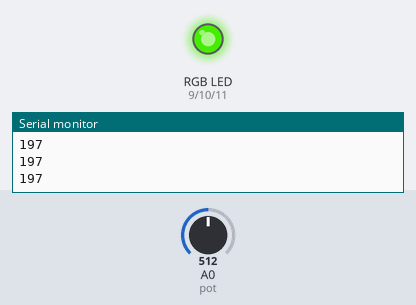
Bench run of a sketch on a simulated Arduino Uno, built with avr-gcc and run on an emulated ATmega328P. Parts: an RGB LED mixed from three pins (HIGH = lit), the last lines printed to the serial monitor. The test bench sets the inputs (shaded band); at power-on: A0 (pot) = 512. Dim RGB values are drawn brighter than linear.

Above: at 1.2 s.
1.3 s: A0 (pot) set to 716
At 2.2 s:
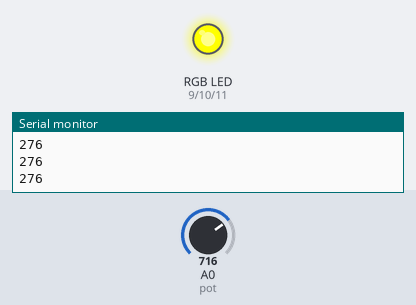
2.8 s: A0 (pot) set to 306
At 3.5 s:
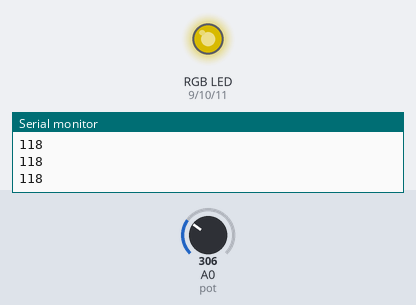
4.3 s: A0 (pot) set to 122
At 5.5 s:
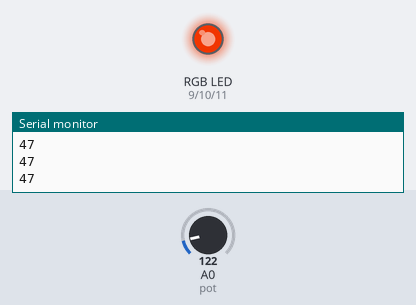
5.8 s: A0 (pot) set to 0
At 6.8 s:
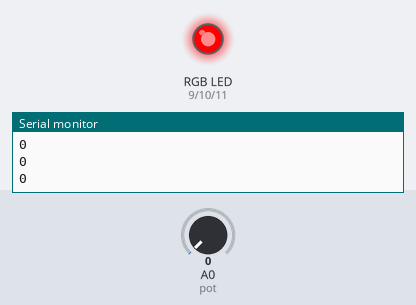
7.3 s: A0 (pot) set to 511
At 8.0 s:
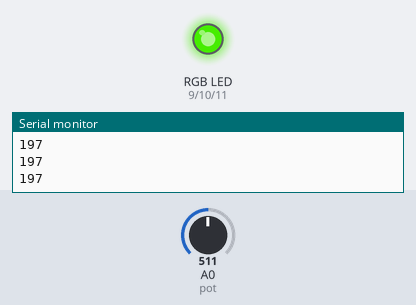
8.8 s: A0 (pot) set to 900
At 9.2 s:
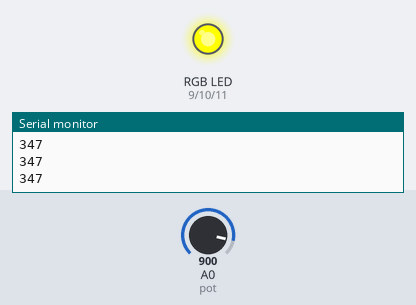
Timing chart, 0 to 11.3 s (numbered marks = the images above; inputs shaded):
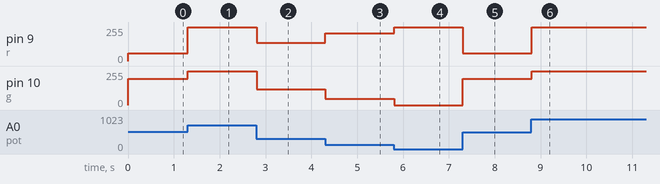

The sketch:

Potentiometer-Leds.ino
```cpp
int val;
int b=11;
int g=10;
int r=9;
int pot=A0;

void setup() {
  // put your setup code here, to run once:
pinMode(r,OUTPUT);
pinMode(g,OUTPUT);
pinMode(b,OUTPUT);
pinMode(pot,INPUT);
Serial.begin(9600);
}

void loop() {
  // put your main code here, to run repeatedly:
val = analogRead(pot);
//Serial.println(val);
val = map(val,0,1024,0,395);
Serial.println(val);
analogWrite(g,val);
analogWrite(r,255-val);


}
```

Measured:
- after the input at 1.3 s, pin 9 (r): 58/255 → 255/255 at once; pin 10 (g): 197/255 → 255/255 at once
- after the input at 2.8 s, pin 9 (r): 255/255 → 137/255 at once; pin 10 (g): 255/255 → 118/255 at once
- after the input at 4.3 s, pin 9 (r): 137/255 → 208/255 at once; pin 10 (g): 118/255 → 47/255 at once
- after the input at 5.8 s, pin 9 (r): 208/255 → 255/255 at once; pin 10 (g): 47/255 → 0/255 at once
- after the input at 7.3 s, pin 9 (r): 255/255 → 58/255 at once; pin 10 (g): 0/255 → 197/255 at once
- after the input at 8.8 s, pin 9 (r): 58/255 → 255/255 at once; pin 10 (g): 197/255 → 255/255 at once
